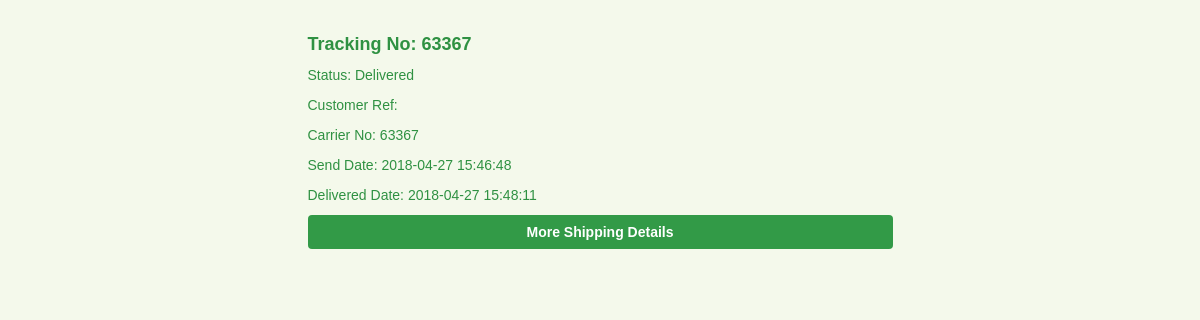
The app's page /user/viewtrackings.php?tracking_code=63367 (signed in) with its own data.
### tables this page shows
CREATE TABLE `shipping_update_summary` (
  `sum_id` int(11) NOT NULL,
  `HawbNo` varchar(20) NOT NULL,
  `XR1` varchar(20) NOT NULL,
  `XR2` varchar(20) NOT NULL,
  `ShipmentDate` datetime DEFAULT NULL,
  `DeliveryDate` datetime DEFAULT NULL,
  `RecipientName` varchar(50) NOT NULL,
  `SignedName` varchar(50) NOT NULL,
  `OriginStationCode` varchar(10) NOT NULL,
  `OriginStationDescription` varchar(50) NOT NULL,
  `OriginCountryCode` varchar(10) NOT NULL,
  `OriginCountryDescription` varchar(50) NOT NULL,
  `DestinationStationCode` varchar(10) NOT NULL,
  `DestinationStationDescription` varchar(50) NOT NULL,
  `DestinationCountryCode` varchar(10) NOT NULL,
  `DestinationCountryDescription` varchar(50) NOT NULL,
  `EventCode` varchar(10) NOT NULL,
  `EventDescription` varchar(1000) NOT NULL,
  `ReasonCode` varchar(10) NOT NULL,
  `ReasonDescription` varchar(1000) NOT NULL,
  `Remark` text NOT NULL
);

### user/viewtrackings.php (the view, shortened to what this page needs)
<?php
require_once '../connection/config.php';
$hawb = $_GET['tracking_code'];
$query4 = "SELECT *
          FROM shipping_update_summary
          WHERE HawbNo = '$hawb'";
$result4 = mysqli_query($con, $query4);
$results4 = mysqli_fetch_assoc($result4);
?>
<html>
    <head>
        <link rel="stylesheet" href="https://maxcdn.bootstrapcdn.com/bootstrap/3.3.7/css/bootstrap.min.css">
        <link href="../frameworks/css/style.css" rel="stylesheet"/>
    </head>
    <body class="userbg">
        <div class="row updaterow1">
            <div class="col-xs-12 col-md-12 col-lg-12">
            </div>
        </div>
        <div class="row">
            <div class="col-xs-12 col-md-6 col-lg-6 col-md-push-3 col-lg-push-3 track">
                <h4 class="bigtrackh2">Tracking No: <?php echo $hawb ?></h4>
                <?php
                    if($results4 > 0){
                        ?>
                <p>Status: <?php echo $results4['ReasonDescription']; ?></p>
                <p>Customer Ref: <?php echo $results4['XR1']; ?></p>
                <p>Carrier No: <?php echo $results4['HawbNo']; ?></p>
                <p>Send Date: <?php echo $results4['ShipmentDate']; ?></p>
                <p>Delivered Date: <?php echo $results4['DeliveryDate']; ?></p>
                <p><button class="btn btnAdd" type="button" data-toggle="collapse" data-target="#collapse">More Shipping Details</button></p>
                    <?php
                        }else{
                        echo '<p class="center">Tracking Summary Not found</p>';
                    }
                ?>
            </div>
        </div>
    </body>
</html>

### frameworks/css/style.css (style rules this page uses)
body { font-family: sans-serif; overflow-x: hidden; min-height: 100vh; }
.userbg { background-color: #f4f9eb; background-image: url(../../resources/img/cityline.png); background-repeat: no-repeat; background-position: bottom; background-size: 75%; }
.btnAdd, .btnAdd:visited, .btnAdd:active, btnAdd:focus { width: 100%; background: #329a47!important; color: #fff!important; font-weight: bold!important; outline: none!important; }
.updaterow1 { padding: 1% 1%; }
.bigtrackh2 { color: #2f9142; font-weight: bold; }
.track { color: #2f9142; }

### records on screen
shipping_update_summary: ReasonDescription "Delivered", HawbNo "63367", ShipmentDate "2018-04-27 15:46:48", DeliveryDate "2018-04-27 15:48:11"

### other values on screen
$hawb "63367"
